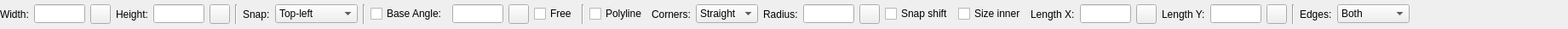
<?xml version="1.0" encoding="UTF-8"?>
<ui version="4.0">
 <class>LC_Rectangle1PointOptionsWidget</class>
 <widget class="QWidget" name="LC_Rectangle1PointOptionsWidget">
  <property name="geometry">
   <rect>
    <x>0</x>
    <y>0</y>
    <width>1841</width>
    <height>34</height>
   </rect>
  </property>
  <property name="windowTitle">
   <string>Form</string>
  </property>
  <layout class="QGridLayout" name="gridLayout">
   <property name="leftMargin">
    <number>0</number>
   </property>
   <property name="topMargin">
    <number>1</number>
   </property>
   <property name="rightMargin">
    <number>0</number>
   </property>
   <property name="bottomMargin">
    <number>1</number>
   </property>
   <item row="0" column="26">
    <widget class="QLabel" name="lblLenY">
     <property name="text">
      <string>Length Y:</string>
     </property>
    </widget>
   </item>
   <item row="0" column="14">
    <widget class="Line" name="line_3">
     <property name="orientation">
      <enum>Qt::Orientation::Vertical</enum>
     </property>
    </widget>
   </item>
   <item row="0" column="15">
    <widget class="QCheckBox" name="cbPolyline">
     <property name="toolTip">
      <string>If checked, rectangle will be created as polyline instead of individual segments.</string>
     </property>
     <property name="text">
      <string>Polyline</string>
     </property>
    </widget>
   </item>
   <item row="0" column="23">
    <widget class="QLabel" name="lblX">
     <property name="text">
      <string>Length X:</string>
     </property>
    </widget>
   </item>
   <item row="0" column="4">
    <widget class="QLineEdit" name="leHeight">
     <property name="minimumSize">
      <size>
       <width>30</width>
       <height>0</height>
      </size>
     </property>
     <property name="maximumSize">
      <size>
       <width>60</width>
       <height>16777215</height>
      </size>
     </property>
     <property name="toolTip">
      <string>Height of rectangle</string>
     </property>
    </widget>
   </item>
   <item row="0" column="8">
    <widget class="QComboBox" name="cbSnapPoint">
     <property name="toolTip">
      <string>Point of rectangle wich will be placed to insertion point.</string>
     </property>
     <item>
      <property name="text">
       <string>Top-left</string>
      </property>
     </item>
     <item>
      <property name="text">
       <string>Top</string>
      </property>
     </item>
     <item>
      <property name="text">
       <string>Top-right</string>
      </property>
     </item>
     <item>
      <property name="text">
       <string>Left</string>
      </property>
     </item>
     <item>
      <property name="text">
       <string>Middle</string>
      </property>
     </item>
     <item>
      <property name="text">
       <string>Right</string>
      </property>
     </item>
     <item>
      <property name="text">
       <string>Bottom-left</string>
      </property>
     </item>
     <item>
      <property name="text">
       <string>Bottom</string>
      </property>
     </item>
     <item>
      <property name="text">
       <string>Bottom-right</string>
      </property>
     </item>
    </widget>
   </item>
   <item row="0" column="24">
    <widget class="QLineEdit" name="leX">
     <property name="minimumSize">
      <size>
       <width>30</width>
       <height>0</height>
      </size>
     </property>
     <property name="maximumSize">
      <size>
       <width>60</width>
       <height>16777215</height>
      </size>
     </property>
     <property name="toolTip">
      <string>Length of bevel corner for X direction. </string>
     </property>
    </widget>
   </item>
   <item row="0" column="6">
    <widget class="Line" name="line">
     <property name="orientation">
      <enum>Qt::Orientation::Vertical</enum>
     </property>
    </widget>
   </item>
   <item row="0" column="12">
    <widget class="QToolButton" name="tbPickAngle">
     <property name="toolTip">
      <string>Pick rotation angle from drawing</string>
     </property>
     <property name="text">
      <string/>
     </property>
     <property name="icon">
      <iconset resource="../../../../res/icons/icons.qrc">
       <normaloff>:/icons/interactive_pick_angle.lci</normaloff>:/icons/interactive_pick_angle.lci</iconset>
     </property>
    </widget>
   </item>
   <item row="0" column="18">
    <widget class="QLabel" name="lblRadius">
     <property name="text">
      <string>Radius:</string>
     </property>
    </widget>
   </item>
   <item row="0" column="20">
    <widget class="QToolButton" name="tbPickRadius">
     <property name="toolTip">
      <string>Pick radius of rounded corners from drawing.</string>
     </property>
     <property name="text">
      <string/>
     </property>
     <property name="icon">
      <iconset resource="../../../../res/icons/icons.qrc">
       <normaloff>:/icons/interactive_pick_distance.lci</normaloff>:/icons/interactive_pick_distance.lci</iconset>
     </property>
    </widget>
   </item>
   <item row="0" column="31">
    <widget class="QComboBox" name="cbEdges">
     <property name="toolTip">
      <string>Defines which edges of rectangle should be drawn (so it is possible to create just two parallel lines instead of rectangle)</string>
     </property>
     <item>
      <property name="text">
       <string>Both</string>
      </property>
     </item>
     <item>
      <property name="text">
       <string>Vertical</string>
      </property>
     </item>
     <item>
      <property name="text">
       <string>Horizontal</string>
      </property>
     </item>
    </widget>
   </item>
   <item row="0" column="27">
    <widget class="QLineEdit" name="leLenY">
     <property name="minimumSize">
      <size>
       <width>30</width>
       <height>0</height>
      </size>
     </property>
     <property name="maximumSize">
      <size>
       <width>60</width>
       <height>16777215</height>
      </size>
     </property>
     <property name="toolTip">
      <string>Length of bevel corner for Y direction. </string>
     </property>
    </widget>
   </item>
   <item row="0" column="17">
    <widget class="QComboBox" name="cbCorners">
     <property name="toolTip">
      <string>Controls how corners of rectangle should be drawn.</string>
     </property>
     <item>
      <property name="text">
       <string>Straight</string>
      </property>
     </item>
     <item>
      <property name="text">
       <string>Round</string>
      </property>
     </item>
     <item>
      <property name="text">
       <string>Bevel</string>
      </property>
     </item>
    </widget>
   </item>
   <item row="0" column="22">
    <widget class="QCheckBox" name="cbInnerSize">
     <property name="toolTip">
      <string>If checked, specified height and width of rectangle defines distance between centers of arcs for rounding corners. Otherwise, these values defines outer size of the rectangle.</string>
     </property>
     <property name="text">
      <string>Size inner</string>
     </property>
    </widget>
   </item>
   <item row="0" column="32">
    <spacer name="horizontalSpacer">
     <property name="orientation">
      <enum>Qt::Orientation::Horizontal</enum>
     </property>
     <property name="sizeHint" stdset="0">
      <size>
       <width>0</width>
       <height>20</height>
      </size>
     </property>
    </spacer>
   </item>
   <item row="0" column="29">
    <widget class="Line" name="line_4">
     <property name="orientation">
      <enum>Qt::Orientation::Vertical</enum>
     </property>
    </widget>
   </item>
   <item row="0" column="11">
    <widget class="QLineEdit" name="leAngle">
     <property name="minimumSize">
      <size>
       <width>30</width>
       <height>0</height>
      </size>
     </property>
     <property name="maximumSize">
      <size>
       <width>60</width>
       <height>16777215</height>
      </size>
     </property>
     <property name="toolTip">
      <string>Rotation angle</string>
     </property>
    </widget>
   </item>
   <item row="0" column="10">
    <widget class="QCheckBox" name="chkFixedBaseAngle">
     <property name="toolTip">
      <string>If checked, rectangle will be rotated on specified angle.</string>
     </property>
     <property name="text">
      <string>Base Angle:</string>
     </property>
    </widget>
   </item>
   <item row="0" column="13">
    <widget class="QCheckBox" name="cbFreeAngle">
     <property name="toolTip">
      <string>If checked, angle will be specified by mouse position. Otherwise, specified value will be used.</string>
     </property>
     <property name="text">
      <string>Free</string>
     </property>
    </widget>
   </item>
   <item row="0" column="1">
    <widget class="QLineEdit" name="leWidth">
     <property name="minimumSize">
      <size>
       <width>30</width>
       <height>0</height>
      </size>
     </property>
     <property name="maximumSize">
      <size>
       <width>60</width>
       <height>16777215</height>
      </size>
     </property>
     <property name="toolTip">
      <string>Width of rectangle</string>
     </property>
    </widget>
   </item>
   <item row="0" column="5">
    <widget class="QToolButton" name="tbPickHeight">
     <property name="toolTip">
      <string>Pick height of rectangle from drawing</string>
     </property>
     <property name="text">
      <string/>
     </property>
     <property name="icon">
      <iconset resource="../../../../res/icons/icons.qrc">
       <normaloff>:/icons/interactive_pick_distance.lci</normaloff>:/icons/interactive_pick_distance.lci</iconset>
     </property>
    </widget>
   </item>
   <item row="0" column="2">
    <widget class="QToolButton" name="tbPickWidth">
     <property name="toolTip">
      <string>Pick width of rectangle from drawing</string>
     </property>
     <property name="text">
      <string/>
     </property>
     <property name="icon">
      <iconset resource="../../../../res/icons/icons.qrc">
       <normaloff>:/icons/interactive_pick_distance.lci</normaloff>:/icons/interactive_pick_distance.lci</iconset>
     </property>
    </widget>
   </item>
   <item row="0" column="0">
    <widget class="QLabel" name="lblWidth">
     <property name="text">
      <string>Width:</string>
     </property>
    </widget>
   </item>
   <item row="0" column="30">
    <widget class="QLabel" name="lblEdges">
     <property name="text">
      <string>Edges:</string>
     </property>
    </widget>
   </item>
   <item row="0" column="21">
    <widget class="QCheckBox" name="cbSnapRadiusCenter">
     <property name="toolTip">
      <string>If checked, specifies that snap point should be shifted by radius of corners.</string>
     </property>
     <property name="text">
      <string>Snap shift</string>
     </property>
    </widget>
   </item>
   <item row="0" column="9">
    <widget class="Line" name="line_2">
     <property name="orientation">
      <enum>Qt::Orientation::Vertical</enum>
     </property>
    </widget>
   </item>
   <item row="0" column="16">
    <widget class="QLabel" name="label_3">
     <property name="text">
      <string>Corners:</string>
     </property>
    </widget>
   </item>
   <item row="0" column="3">
    <widget class="QLabel" name="lblHeight">
     <property name="text">
      <string>Height:</string>
     </property>
    </widget>
   </item>
   <item row="0" column="7">
    <widget class="QLabel" name="label">
     <property name="text">
      <string>Snap:</string>
     </property>
    </widget>
   </item>
   <item row="0" column="19">
    <widget class="QLineEdit" name="leRadius">
     <property name="minimumSize">
      <size>
       <width>30</width>
       <height>0</height>
      </size>
     </property>
     <property name="maximumSize">
      <size>
       <width>60</width>
       <height>16777215</height>
      </size>
     </property>
     <property name="toolTip">
      <string>Radius of rounded corners.</string>
     </property>
    </widget>
   </item>
   <item row="0" column="25">
    <widget class="QToolButton" name="tbPickLengthX">
     <property name="toolTip">
      <string>Pick length of bevel corner for X direction from drawing.</string>
     </property>
     <property name="text">
      <string/>
     </property>
     <property name="icon">
      <iconset resource="../../../../res/icons/icons.qrc">
       <normaloff>:/icons/interactive_pick_distance.lci</normaloff>:/icons/interactive_pick_distance.lci</iconset>
     </property>
    </widget>
   </item>
   <item row="0" column="28">
    <widget class="QToolButton" name="tbPickLenghtY">
     <property name="toolTip">
      <string>Pick length of bevel corner for Y direction from drawing.</string>
     </property>
     <property name="text">
      <string/>
     </property>
     <property name="icon">
      <iconset resource="../../../../res/icons/icons.qrc">
       <normaloff>:/icons/interactive_pick_distance.lci</normaloff>:/icons/interactive_pick_distance.lci</iconset>
     </property>
    </widget>
   </item>
  </layout>
 </widget>
 <resources>
  <include location="../../../../res/icons/icons.qrc"/>
 </resources>
 <connections/>
</ui>
